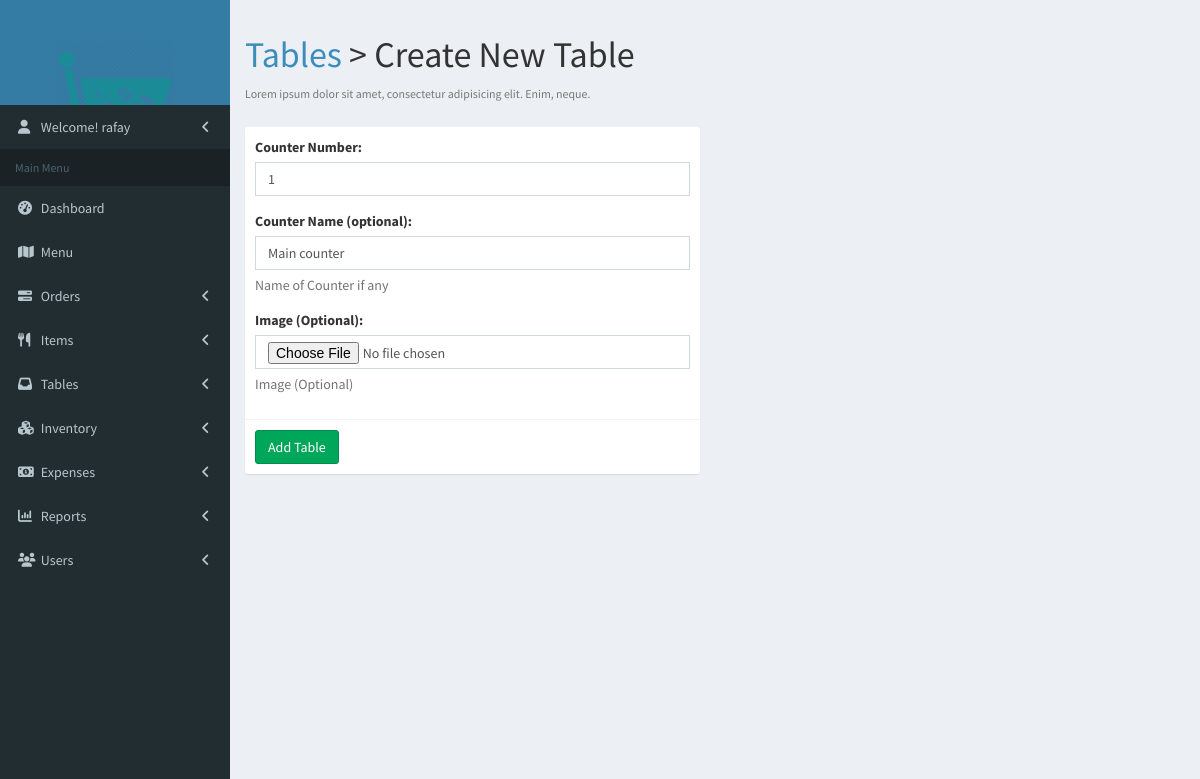
/table/1/new (signed in), run on the app's committed database.
### app/models.py (models this page shows, shortened)
class User(AbstractUser):
    is_manager = models.BooleanField(default=False)
    is_inventory_manager = models.BooleanField(default=False)

class Table(models.Model):
    number = models.IntegerField(unique=True, blank=True, null=True)
    name = models.CharField(max_length=30, unique=True, blank=True, null=True)
    is_favorite = models.BooleanField(default=False, blank=True, null=True)
    image = models.ImageField(upload_to="tables", null=True, blank=True)
    is_active = models.BooleanField(default=True)
    created_at = models.DateTimeField(auto_now_add=True)
    updated_at = models.DateTimeField(auto_now=True)
    history = HistoricalRecords()

### app/views.py (the view)
# urls.py: path('table/<int:pk>/new', views.TableUpdate.as_view(), name='table-edit'),
@method_decorator([login_required], name='dispatch')
class TableUpdate(UpdateView):
    model = Table
    form_class = TableForm

### app/forms.py
class TableForm(forms.ModelForm):
    class Meta:
        model = Table
        fields = ('number', 'name', 'image')
        widgets = {
            'number': forms.NumberInput(
                attrs={'class': 'form-control', 'placeholder': 'Number of Counter in Store'}),
            'name': forms.TextInput(
                attrs={'class': 'form-control', 'placeholder': 'Name of Counter'}),
            'image': forms.FileInput(attrs={'class': 'form-control', }),
        }
        labels = {
            'number': _('Counter Number'),
            'name': _('Counter Name (optional)'),
            'image': _('Image (Optional)'),
        }
        help_texts = {
            'name': _('Specify the number of Counter, which must be unique'),
            'name': _('Name of Counter if any'),
            'image': _('Image (Optional)'),
        }
        error_messages = {
            'number': {'required': _('The number of Counter is required')},
        }

### app/templates/app/table_form.html (shortened to what this page needs)
{% extends 'base.html' %}
{% load static %}
{% block content %}
    <div>
        <section class="content-header">
            <div class="row">
                <div class="col-xs-8">
                    <h1>
                        <a href="{% url 'table-list' %}">Tables</a> &gt; Create New Table
                    </h1>
                    <p class="text-muted">
                        <small>Lorem ipsum dolor sit amet, consectetur adipisicing elit. Enim, neque.</small>
                    </p>
                </div>
            </div>
        </section>
    </div>
    <section class="content container-fluid">
        <div class="row">
            <div class="col-md-6">
                <div class="box box-solid">
                    <form action="" method="post" enctype="multipart/form-data">
                        <div class="box-body">
                            {% for field in form %}
                                <div class="form-group">
                                    {{ field.label_tag }}
                                    {{ field }}
                                    <span class="help-block">{{ field.help_text }}</span>
                                </div>
                            {% endfor %}
                        </div>
                        <div class="box-footer">
                            <button type="submit" class="btn btn-success">Add Table</button>
                        </div>
                    </form>
                </div>
            </div>
        </div>
    </section>
{% endblock %}

### app/templates/base.html (shortened to what this page needs)
{% load static %}
<html>
<head>
    <link rel="stylesheet" href="{% static 'app/bower_components/font-awesome/css/font-awesome.min.css' %}">
    <link rel="stylesheet" href="{% static 'app/bower_components/bootstrap/dist/css/bootstrap.min.css' %}">
    <link rel="stylesheet" href="{% static 'app/dist/css/AdminLTE.min.css' %}">
    <link rel="stylesheet" href="{% static 'app/dist/css/skins/skin-blue.min.css' %}">
    <link href="{% static 'app/vendor/datatables-plugins/dataTables.bootstrap.css' %}" rel="stylesheet">
    <link href="{% static 'app/vendor/datatables-responsive/dataTables.responsive.css' %}" rel="stylesheet">
    <link rel="stylesheet" href="//cdn.datatables.net/1.10.19/css/jquery.dataTables.min.css">
    <link rel="stylesheet" href="{% static 'app/dist/css/aroma.css' %}">
</head>
<body class="hold-transition skin-blue sidebar-mini">
<div class="wrapper">
    <header class="main-header">
        <a href="base.html" class="logo">
            <span class="logo-lg">
                    <img src="{% static 'app/images/logo_white.png' %}" alt="" style="width: 60%; margin-top: 40px;">
                </span>
        </a>
    </header>
    <aside class="main-sidebar">
        <section class="sidebar">
            <ul class="sidebar-menu" data-widget="tree">
                <li class="treeview">
                    <a href="#">
                        <i class="fa fa-user"></i>
                        <span>
                            Welcome! {{ user.get_username }}
                        </span>
                        <span class="pull-right-container">
                              <i class="fa fa-angle-left pull-right"></i>
                            </span>
                    </a>
                </li>
            </ul>
            <ul class="sidebar-menu" data-widget="tree">
                <li class="header">Main Menu</li>
                <li class="{% block link-dashboard %}{% endblock %}">
                    <a href="{% url 'index' %}">
                        <i class="fa fa-dashboard"></i> <span>Dashboard</span>
                    </a>
                </li>
                {% if user.is_superuser or user.is_manager or user.is_staff %}
                    <li class="{% block link-menu %}{% endblock %}">
                        <a href="{% url 'menu' %}">
                            <i class="fa fa-map"></i> <span>Menu</span>
                        </a>
                    </li>
                    <li class="treeview {% block link-orders %}{% endblock %}">
                        <a href="#">
                            <i class="fa fa-tasks"></i>
                            <span>Orders</span>
                            <span class="pull-right-container">
                              <i class="fa fa-angle-left pull-right"></i>
                            </span>
                        </a>
                    </li>
                <li class="treeview {% block link-items %}{% endblock %}">
                        <a href="#">
                            <i class="fa fa-cutlery"></i>
                            <span>Items</span>
                            <span class="pull-right-container">
                              <i class="fa fa-angle-left pull-right"></i>
                            </span>
                        </a>
                                {% now 'n' as month %}
                                {% now 'Y' as year %}
                    </li>
                    <li class="treeview {% block link-tables %}{% endblock %}">
                        <a href="#">
                            <i class="fa fa-inbox"></i>
                            <span>Tables</span>
                            <span class="pull-right-container">
                              <i class="fa fa-angle-left pull-right"></i>
                            </span>
                        </a>
                    </li>
                {% endif %}
                {% if user.is_superuser or user.is_manager or user.is_inventory_manager %}
                    <li class="treeview {% block link-inventory %}{% endblock %}">
                        <a href="#">
                            <i class="fa fa-cubes"></i>
                            <span>Inventory</span>
                            <span class="pull-right-container">
                              <i class="fa fa-angle-left pull-right"></i>
                            </span>
                        </a>
                    </li>
                {% endif %}
                {% if user.is_superuser or user.is_manager %}
                    <li class="treeview {% block link-expense %}{% endblock %}">
                        <a href="#">
                            <i class="fa fa-money"></i>
                            <span>Expenses</span>
                            <span class="pull-right-container">
                              <i class="fa fa-angle-left pull-right"></i>
                            </span>
                        </a>
                    </li>
                    <li class="treeview {% block link-reports %}{% endblock %}">
                        <a href="#">
                            <i class="fa fa-bar-chart"></i>
                            <span>Reports</span>
                            <span class="pull-right-container">
                              <i class="fa fa-angle-left pull-right"></i>
                            </span>
                        </a>
                                {% now 'j' as today %}
                                {% now 'n' as month %}
                                {% now 'Y' as year %}
                                {% now 'n' as month %}
                                {% now 'Y' as year %}
                                {% now 'Y' as year %}
                    </li>
                {% endif %}
                {% if user.is_superuser %}
                    <li class="treeview {% block link-user %}{% endblock %}">
                        <a href="#">
                            <i class="fa fa-group"></i>
                            <span>Users</span>
                            <span class="pull-right-container">
                              <i class="fa fa-angle-left pull-right"></i>
                            </span>
                        </a>
                    </li>
                {% endif %}
            </ul>
        </section>
    </aside>
    <div class="content-wrapper">
        {% block content %}
        {% endblock %}
    </div>
</div>
</body>
</html>

### data on the page
User: get_username "rafay"
Table: form "1" "Main counter"

### other printed values
{{ field.label_tag }} "Counter Number:" "Counter Name (optional):" "Image (Optional):"
{{ field.help_text }} "Name of Counter if any" "Image (Optional)"
